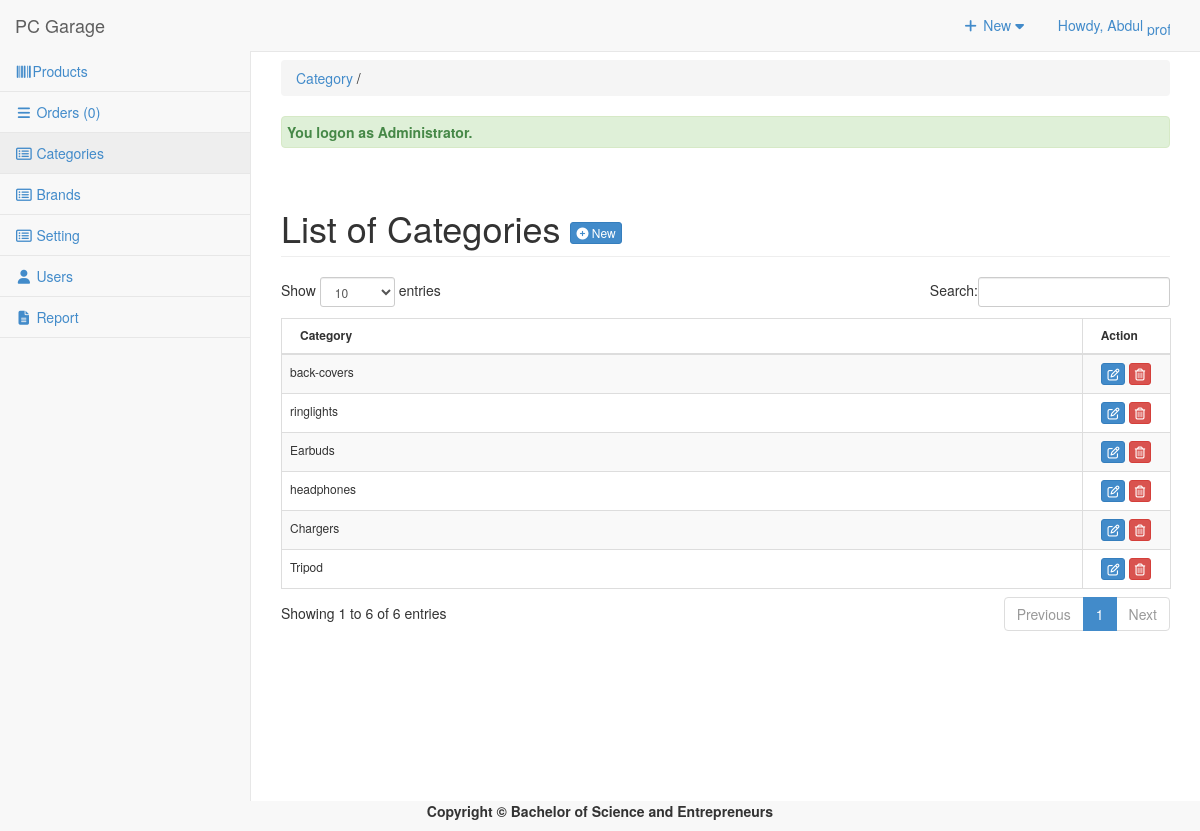
The app's page /admin/category/index.php (signed in) with its own data.
### tables this page shows
CREATE TABLE `tblcategory` (
  `CATEGID` int(11) NOT NULL,
  `CATEGORIES` varchar(255) NOT NULL,
  `USERID` int(11) NOT NULL,
  `CATIMAGE` varchar(255) NOT NULL
);

### admin/category/index.php (called while the page is built, shortened)
<?php
require_once ("../theme/templates.php");
?>

### include/database.php (called while the page is built, shortened)
<?php
class Database {
	var $sql_string = '';
	private $conn;
	public function open_connection() {
		$this->conn = mysqli_connect(server,user,pass);
		if(!$this->conn){
			echo "Problem in database connection! Contact administrator!";
			exit();
		}else{
			$db_select = mysqli_select_db($this->conn,database_name);
		}
	}
	function setQuery($sql='') {
		$this->sql_string=$sql;
	}
	function executeQuery() {
		$result = mysqli_query($this->conn,$this->sql_string);
		return $result;
	}
	private function confirm_query($result) {
		return $result;
	}
	function loadResultList( $key='' ) {
		$cur = $this->executeQuery();
		$array = array();
		while ($row = mysqli_fetch_object($cur)) {
			if ($key) {
				$array[$row->$key] = $row;
			} else {
				$array[] = $row;
			}
		}
		return $array;
	}
}
$mydb = new Database();
?>

### admin/category/list.php (the view, shortened to what this page needs)
<div class="row">
      	 <div class="col-lg-12">
           <h1 class="page-header">List of Categories  <a href="index.php?view=add" class="btn btn-primary btn-xs  ">  <i class="fa fa-plus-circle fw-fa"></i> New</a>  </h1>
      		</div>
  		 </div>
 		    <form action="controller.php?action=delete" Method="POST">
		     <div class="table-responsive">
			<table id="dash-table" class="table table-striped table-bordered table-hover"  style="font-size:12px" cellspacing="0">
			  <thead>
			  	<tr>
			  		<th>
			  		 Category</th>
			  		 <th width="10%" align="center">Action</th>
			  	</tr>
			  </thead>
			  <tbody>
			  	<?php
			  		$mydb->setQuery("SELECT * FROM `tblcategory`");
			  		$cur = $mydb->loadResultList();
					foreach ($cur as $result) {
			  		echo '<tr>';
			  			echo '<td>' . $result->CATEGORIES.'</td>';
			  		echo '<td align="center"><a title="Edit" href="index.php?view=edit&id='.$result->CATEGID.'" class="btn btn-primary btn-xs  ">  <span class="fa fa-edit fw-fa"></a>
			  		     <a title="Delete" href="controller.php?action=delete&id='.$result->CATEGID.'" class="btn btn-danger btn-xs  ">  <span class="fa  fa-trash-o fw-fa "></a></td>';
			  		echo '</tr>';
			  	}
			  	?>
			  </tbody>
			</table>
			</form>

### admin/css/sb-admin-2.css (style rules this page uses)
body { background-color: #f8f8f8; }

### records on screen
tblcategory: CATEGORIES "back-covers"
tblcategory: CATEGORIES "ringlights"
tblcategory: CATEGORIES "Earbuds"
tblcategory: CATEGORIES "headphones"
tblcategory: CATEGORIES "Chargers"
tblcategory: CATEGORIES "Tripod"

### other values on screen
$_SESSION['U_NAME'] "Abdul"
$res "0"
$title "Category"
$_SESSION['message'] "You logon as Administrator."
